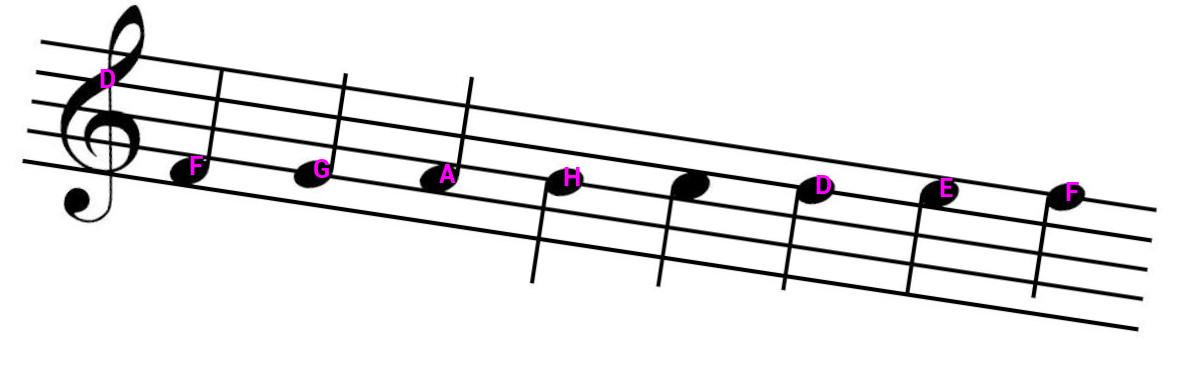
#> input picture Source/notes_4.jpg, 1200 x 381 px, given in place of e8.jpg, which was not available
$ python main.py
#> lines starting #> are read from the running program, lines starting #| are printed output that depends on the picture; after the words box and inside, x2 and y2 are one past the last pixel; in counts of white or black regions, pixels touching at a corner belong together; pictures that were not available may be replaced by others from this repository, and a replacement may not be noted
### Source/ImReader.py
from matplotlib import pyplot as plt
from skimage import io
import numpy as np
import cv2


class ImReader:
    image = []
    binImage = []
    gray = []
    imgHeight = 0
    imgWidth = 0
    imgChannels = 0

    def __init__(self, imagePath):
        self.image = self.readImage(imagePath)
        self.gray = self.BGR2GRAY(self.image)
        self.binImage = self.GRAY2BIN(self.gray)
        self.binImageNegative = self.toNegative(self.binImage)
        self.imgHeight, self.imgWidth, self.imgChannels = self.image.shape

    def readImage(self, imagePath):
#> called with imagePath = '../Resources/easy/e8.jpg'
        return cv2.imread(imagePath)
#> returned value is the input picture: shape (381, 1200, 3); mean B, G, R 235.8, 235.2, 235.8

    def BGR2GRAY(self, img):
        return cv2.cvtColor(img, cv2.COLOR_BGR2GRAY)
#> returned value: shape (381, 1200)

    def GRAY2BIN(self, img):
        binImage = img.copy()

        MIN = np.min(binImage)
#> MIN = 0
        MAX = np.max(binImage)
#> MAX = 255

        norm = (binImage - MIN) / (MAX - MIN)
        norm[norm[:,:] > 1] = 1
        norm[norm[:,:] < 0] = 0

        if(np.average(norm) < 0.8):
            perc = 12
            limit = np.percentile(norm, perc)
        else:
            limit = 0.8

        norm[norm[:,:] >= limit] = 255
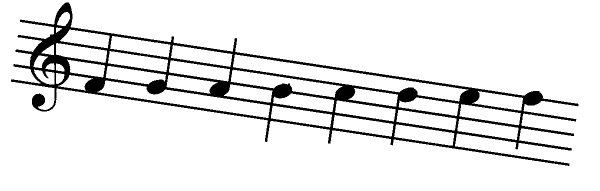
#> norm: shape (381, 1200) float64 (shown at 1/2 size); min 0, max 255, mean 232
        norm[norm[:,:] < limit] = 0
#> norm: shape (381, 1200) float64; 91% white; 1 black region, box (x1, y1, x2, y2) and area: (22, 5, 1157, 332) 41323

        binImage = np.uint8(norm)
        return binImage

    # [15 lines left out: function GRAY2BIN2, not called in this run]

    def BIN2EDGES(self, bImg):
        img = bImg.copy()
        return cv2.Canny(img, 50, 150, apertureSize=3)

    def toNegative(self, img):
        res = 255 - img
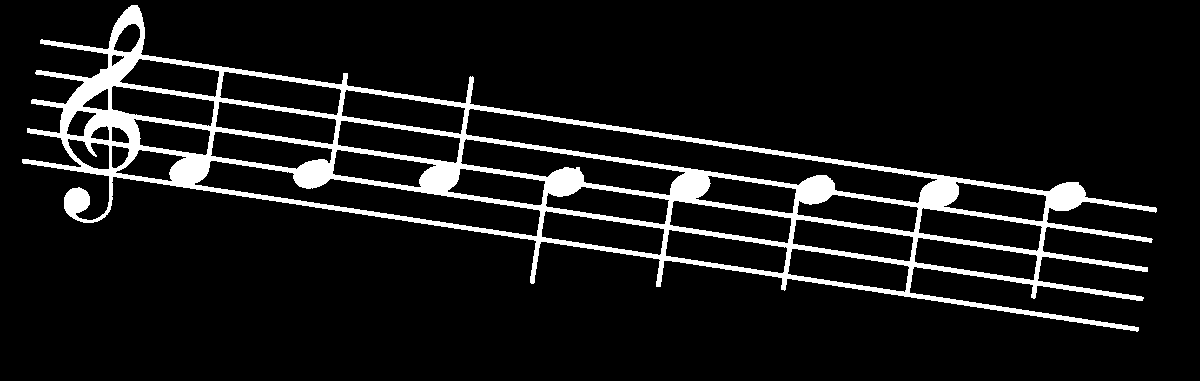
#> res: shape (381, 1200); 9% white; 1 white region
        return res

    # [14 lines left out: functions showImage, showGray, showBinImage, not called in this run]

### Source/LineDetector.py
import cv2
import numpy as np
from matplotlib import pyplot as plt
from skimage import io
from skimage import morphology as mp
from Line import *

class LineDetector:
    imageReader = []
    rotatedImage = []
    rotated = []
    lines = []
    linesImage = []
    noLinesImage = []

    rhoAccuracy = 0.5
    thetaAccuracy = np.pi / 360
    threshold = 200
    linesColor = (0, 0, 255)
    angle = 0

    rotatedImageWidth = 0
    rotatedImageHeight = 0

    def __init__(self, imgR):
        self.imageReader = imgR
        self.angle = self.findAngle()
        self.rotatedImage = self.rotate_bound(self.imageReader.binImageNegative, self.angle)
        self.rotated = self.rotate_bound(self.imageReader.image, self.angle)
        self.rotatedImageHeight, self.rotatedImageWidth = self.rotatedImage.shape
        self.lines = self.findLines(self.rotatedImage)
        self.linesImage = self.drawLines(self.rotatedImage)
        self.noLinesImage = self.removeLines(self.rotatedImage)
        self.normalize(self.noLinesImage)
        self.rotatedAsFile()

    def findAngle(self):
        lines = cv2.HoughLines(self.imageReader.binImageNegative, self.rhoAccuracy, self.thetaAccuracy, self.threshold)
        angle = lines[0][0][1]
        angle = np.rad2deg(angle) - 90
        return -angle

    def rotate_bound(self, img, angle):
        # grab the dimensions of the image and then determine the
        # center
#> call 2 of rotate_bound, with angle = -8.5
#> in rotate_bound (call 2), `return cv2.warpAffine(img, M, (nW, nH))`:
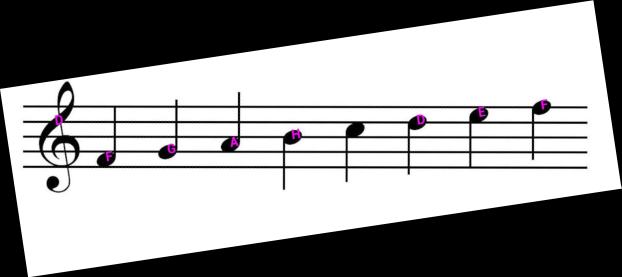
#> returned value: shape (554, 1243, 3) (shown at 1/2 size); mean of channels 0, 1, 2 156.5, 156.1, 156.5; drawn as B, G, R
        (h, w) = img.shape[:2]
        (cX, cY) = (w // 2, h // 2)

        # grab the rotation matrix (applying the negative of the
        # angle to rotate clockwise), then grab the sine and cosine
        # (i.e., the rotation components of the matrix)
        M = cv2.getRotationMatrix2D((cX, cY), -angle, 1.0)
        cos = np.abs(M[0, 0])
        sin = np.abs(M[0, 1])

        # compute the new bounding dimensions of the image
        nW = int((h * sin) + (w * cos))
        nH = int((h * cos) + (w * sin))

        # adjust the rotation matrix to take into account translation
        M[0, 2] += (nW / 2) - cX
        M[1, 2] += (nH / 2) - cY

        # perform the actual rotation and return the image
        return cv2.warpAffine(img, M, (nW, nH))

    def findLines(self, img):
        lines = cv2.HoughLines(img, self.rhoAccuracy, self.thetaAccuracy, self.threshold)
        lines = self.linesConvert(lines)
        return lines

    def linesConvert(self, lines):
        newLines = []
        newLinesRhos = []
        for l in lines:
            for rho, theta in l:
                flag = True
                for r in newLinesRhos:
                    # delete lines describing the same line
                    if(r - 5 <= rho <= r + 5):
                        flag = False
                    # delete lines describing with different angle
                    if(theta <= (np.pi / 2) - np.deg2rad(2) or (np.pi / 2) + np.deg2rad(2) <= theta):
                        flag = False
                if(flag == False):
                    break

                if(theta == 0):
                    a = 0
                    b = 0
                    x1 = int(rho)
                    y1 = 0
                    x2 = int(rho)
                    y2 = int(self.imageReader.imgHeight)
                elif (1.57 < theta < 1.5716):
                    a = 0
                    b = rho / np.sin(theta)
                    x1 = 0
                    y1 = int(b)
                    x2 = int(self.imageReader.imgWidth)
                    y2 = int((a * x2) + b)
                else:
                    a = -1 / np.tan(theta)
                    b = rho / np.sin(theta)
                    x1 = 0
                    y1 = int(b)
                    x2 = int(self.imageReader.imgWidth)
                    y2 = int((a * x2) + b)
                newLine = Line(x1, y1, x2, y2, a, b)
                newLines.append(newLine)
                newLinesRhos.append(rho)
        return newLines

    def drawLines(self, img):
        linesImage = img.copy()
        for line in self.lines:
            point1 = (0, line.y1)
            point2 = (self.rotatedImageWidth, line.y2)
            cv2.line(linesImage, point1, point2, self.linesColor, 1)
        return linesImage

    def removeLines(self, img):
        noLinesImage = img.copy()
        for line in self.lines:
            point1 = (0, line.y1)
            point2 = (self.rotatedImageWidth, line.y2)
            cv2.line(noLinesImage, point1, point2, (0, 0, 0), 1)
        noLinesImage = self.dilatation(noLinesImage)
        return noLinesImage

    def dilatation(self, img):
        dilatationImage = img.copy()
        for i in range(1):
            dilatationImage = mp.dilation(dilatationImage)
        for i in range(5):
            dilatationImage = mp.erosion(dilatationImage)
        for i in range(2):
            dilatationImage = mp.dilation(dilatationImage)
        return dilatationImage

    def showLinesImage(self):
        rotatedImage = self.rotate_bound(self.imageReader.image, self.angle)
        res = self.drawLines(rotatedImage)
#> after the loop in drawLines (call 2), `for line in self.lines:`:
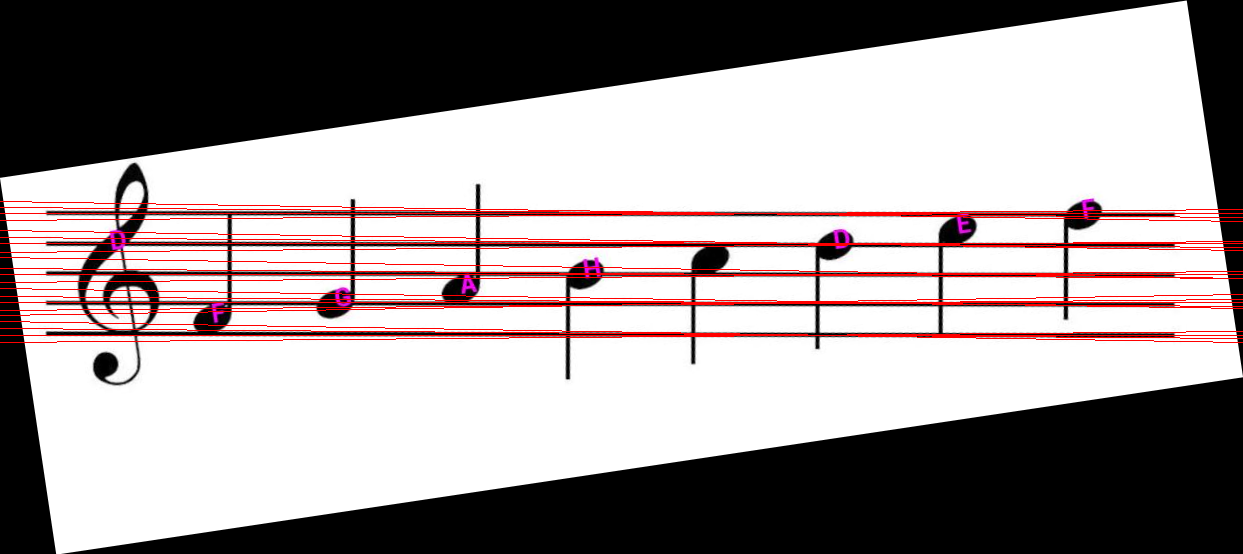
#> linesImage: shape (554, 1243, 3); 3.46% of pixels changed, all inside (x1, y1, x2, y2) = (0, 201, 1243, 343); drawn as B, G, R
        plt.figure(figsize=(10, 10))
        io.imshow(res)
        plt.show()

    def showNoLinesImage(self):
        plt.figure(figsize=(10, 10))
        io.imshow(self.noLinesImage)
        plt.show()
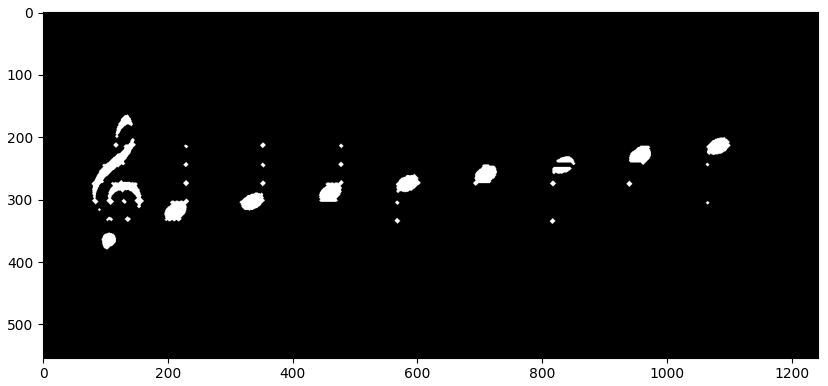
#> figure drawn by matplotlib, 1 panel

    # [4 lines left out: function showRotatedImage, not called in this run]

    def normalize(self, img):
        for i in range(len(img)):
            for j in range(len(img[i])):
                if img[i][j] > 70:
                    img[i][j] = 255
                else:
                    img[i][j] = 0

    def rotatedAsFile(self):
        cv2.imwrite("rotated.jpg", self.rotated)

### Source/ShapeDetector.py
import statistics
import numpy as np
import random
from matplotlib import pyplot as plt
from skimage import data, io, filters, exposure
import skimage
from ImReader import *
from LineDetector import *
from skimage import measure
import cv2


class ShapeDetector:
    image = []
    contours = []
    centroids = []
    areas = []

    def __init__(self, image):
        self.image = image
        self.findContours()
#> in findContours, `self.contours, hierarchy = cv2.findContours(self.image, cv2.RETR_TREE,..`: self.contours = 33 contours, 4 with area under 20; largest, box (x1, y1, x2, y2) and area: (78, 202, 149, 308) 1389, (102, 269, 162, 314) 922, (194, 299, 234, 335) 884, (443, 269, 482, 304) 866, (690, 244, 728, 278) 792
#> in findContours, `self.contours, hierarchy = cv2.findContours(self.image, cv2.RETR_TREE,..`:
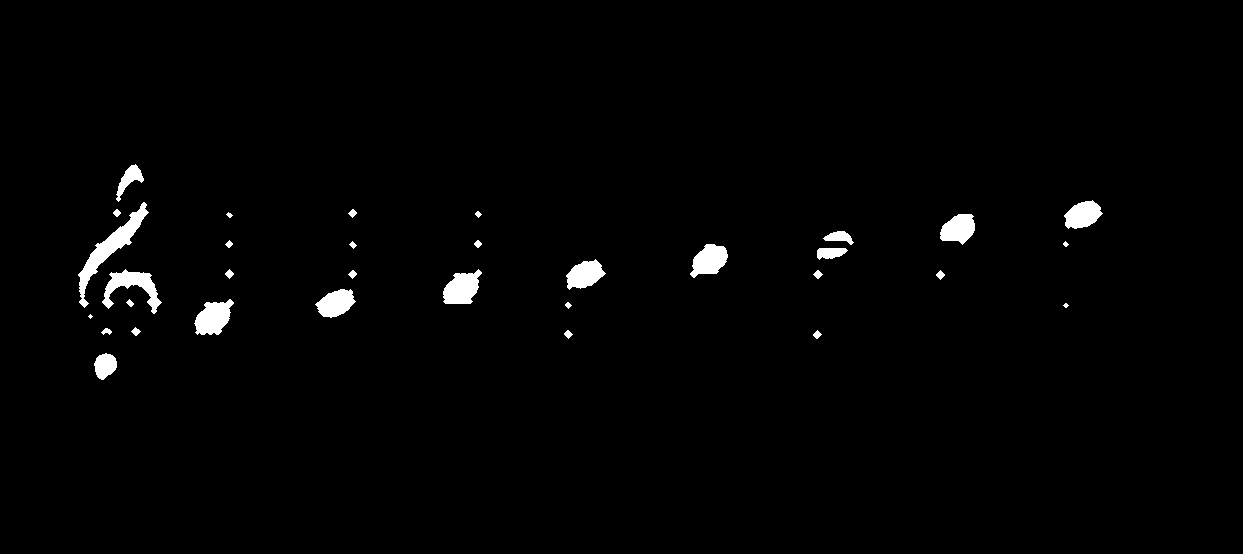
#> self.image: shape (554, 1243); 1.5% white; 33 white regions (2 under 20 px), largest, box (x1, y1, x2, y2) and area: (78, 202, 149, 308) 1508, (102, 269, 162, 314) 1017, (194, 299, 234, 335) 941
        self.removeTrashes()
        self.findCentroid()

    def removeTrashes(self):
        for contour in self.contours:
            self.areas.append(cv2.contourArea(contour))
#> this loop made 33 passes
#> contour on passes 6, 22: [[90, 314], [88, 316], [90, 318], [92, 316]], [[352, 241], [349, 244], [353, 248], [356, 245]]

        # [5 lines of commented-out code are left out]

        median = statistics.median(self.areas)
#> median = 38
        deviation = statistics.stdev(self.areas)
#> deviation = 382.9
        toDelete = []

        # [6 lines of commented-out code are left out]

        while len(toDelete) != 0:
            temp = toDelete.pop()
            self.areas.pop(temp)
            self.contours.pop(temp)

    def findContours(self):
        self.contours, hierarchy = cv2.findContours(self.image, cv2.RETR_TREE, cv2.CHAIN_APPROX_SIMPLE)

    # [11 lines left out: function displayContours, not called in this run]

    def findCentroid(self):
        for contour in self.contours:
            M = cv2.moments(contour)
            if M["m00"] != 0:
                cX = int(M["m10"] / M["m00"])
                cY = int(M["m01"] / M["m00"])
                self.centroids.append((cX, cY))
                self.image[cY][cX] = 0
#> this loop made 33 passes
#> (contour, cX, cY) on passes 6, 22: ([[90, 314], [88, 316], [90, 318], [92, 316]], 90, 316), ([[352, 241], [349, 244], [353, 248], [356, 245]], 352, 244)
#> self.image: shape (554, 1243); 1.5% white; 33 white regions (2 under 20 px), largest, box (x1, y1, x2, y2) and area: (78, 202, 149, 308) 1507, (102, 269, 162, 314) 1017, (194, 299, 234, 335) 940
        print(self.centroids)
#> (printed output is left out)

    def wb_bw(self, image):
        return image

    # [4 lines left out: function showBw, not called in this run]

### Source/NotesRecognizer.py
import math
import statistics
import numpy as np
from PIL import Image, ImageDraw, ImageFont


class NotesRecognizer:
    font = ImageFont.truetype('Roboto-Bold.ttf', size=26)
    LineDetector = 0
    ShapeDetector = 0
    territory = 0
    imageLines = []
    staffs = []
    distances = []
    heights = []
    avgDist = 0
    heightsDict = {-1: "G",
                    0: "F",
                    1: "E",
                    2: "D",
                    3: "C",
                    4: "H",
                    5: "A",
                    6: "G",
                    7: "F",
                    8: "E",
                    9: "D"}

    def __init__(self, LineDetector, ShpaeDetector):
        image = Image.open("rotated.jpg")
        draw = ImageDraw.Draw(image)
        self.LineDetector = LineDetector
        self.ShapeDetector = ShpaeDetector
        self.sortLines()
        for line in self.imageLines:
            print(line.b)
        self.avgDist = self.avgDistBetweenLines()
        self.territory = 1.5 * self.avgDist
        self.recognizeNote()
        self.printNotes(draw)
        image.save('notes_1.jpg')

    def avgDistBetweenLines(self):
        self.getDistances(self.imageLines)
        print(self.distances)
        avg = statistics.median(self.distances)
        deviation = np.std(self.distances)
        print(avg)
        print(deviation)
        buffer = []
        for i in range(len(self.distances) - 1, -1, -1):
            if self.distances[i] < avg - 3 * deviation:
                self.imageLines.remove(self.imageLines[i + 1])
            else:
                buffer.insert(0, self.imageLines[i + 1])
                self.imageLines.remove(self.imageLines[i + 1])
            if self.distances[i] > avg + 3 * deviation:
                self.staffs.append(buffer)
                buffer = []
        buffer.insert(0, self.imageLines[0])
        self.imageLines.remove(self.imageLines[0])
        self.staffs.append(buffer)
        self.getDistances(self.staffs[0])
        return statistics.median(self.distances)

    def getDistances(self, argList):
        self.distances = []
        for i in range(1, len(argList)):
            self.distances.append(argList[i].b - argList[i - 1].b)

    def sortingKey(self, line):
        return line.b

    def sortLines(self):
        self.imageLines = self.LineDetector.lines.copy()
        self.imageLines.sort(key=self.sortingKey)

    def recognizeNote(self):
        for centroid in self.ShapeDetector.centroids:
            for staff in self.staffs:
                for i in range(len(staff)):
                    if staff[i].valueOf(centroid[0]) + self.avgDist / 3 > centroid[1] > staff[i].valueOf(centroid[0]) - self.avgDist / 3:
                        self.heights.append((centroid[0], centroid[1], self.heightsDict[i * 2]))
                    elif staff[i].valueOf(centroid[0]) - self.avgDist / 3 > centroid[1] > staff[i].valueOf(centroid[0]) - self.avgDist * 2 / 3:
                        self.heights.append((centroid[0], centroid[1], self.heightsDict[i * 2 - 1]))
                    else:
                        continue

    # [18 lines left out: function printNotes, not called in this run]

    def distance(self, x1, y1, x2, y2):
        return math.sqrt((x1 - x2) ** 2 + (y1 - y2) ** 2)

### Source/Line.py
class Line:
    x1 = 0
    y1 = 0
    x2 = 0
    y2 = 0
    a = 0
    b = 0

    def __init__(self, x1, y1, x2, y2, a, b):
        self.x1 = x1
        self.y1 = y1
        self.x2 = x2
        self.y2 = y2
        self.a = a
        self.b = b

### Source/main.py
from ImReader import *
from LineDetector import *
from ShapeDetector import *
from NotesRecognizer import *

if __name__ == "__main__":
    path = "../Resources/easy/e8.jpg"
    NewImage = ImReader(path)
    NewDetector = LineDetector(NewImage)
    NewDetector.showLinesImage()
    NewDetector.showNoLinesImage()
    NewShapeDetector = ShapeDetector(NewDetector.noLinesImage)
#> (the run stopped early here; a loop or call above may not have finished)
